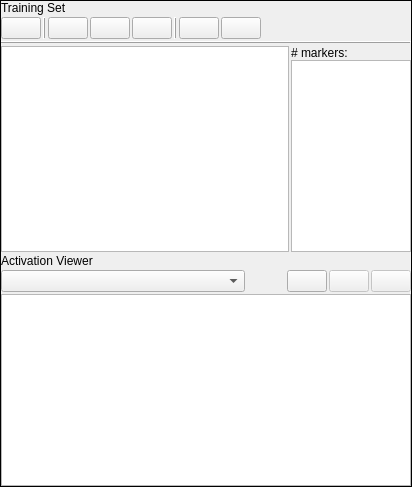
       <widget class="QFrame" name="RightFrame">
        <property name="sizePolicy">
         <sizepolicy hsizetype="Minimum" vsizetype="Preferred">
          <horstretch>0</horstretch>
          <verstretch>0</verstretch>
         </sizepolicy>
        </property>
        <property name="minimumSize">
         <size>
          <width>0</width>
          <height>0</height>
         </size>
        </property>
        <property name="frameShape">
         <enum>QFrame::Box</enum>
        </property>
        <layout class="QVBoxLayout" name="verticalLayout_4">
         <property name="spacing">
          <number>2</number>
         </property>
         <property name="sizeConstraint">
          <enum>QLayout::SetDefaultConstraint</enum>
         </property>
         <property name="leftMargin">
          <number>0</number>
         </property>
         <property name="topMargin">
          <number>0</number>
         </property>
         <property name="rightMargin">
          <number>0</number>
         </property>
         <property name="bottomMargin">
          <number>0</number>
         </property>
         <item>
          <widget class="QLabel" name="label">
           <property name="sizePolicy">
            <sizepolicy hsizetype="Minimum" vsizetype="Minimum">
             <horstretch>0</horstretch>
             <verstretch>0</verstretch>
            </sizepolicy>
           </property>
           <property name="text">
            <string>Training Set</string>
           </property>
          </widget>
         </item>
         <item>
          <layout class="QHBoxLayout" name="horizontalLayout_5">
           <property name="sizeConstraint">
            <enum>QLayout::SetDefaultConstraint</enum>
           </property>
           <item>
            <widget class="QPushButton" name="pbOpenTrainFolder">
             <property name="sizePolicy">
              <sizepolicy hsizetype="Fixed" vsizetype="Fixed">
               <horstretch>0</horstretch>
               <verstretch>0</verstretch>
              </sizepolicy>
             </property>
             <property name="toolTip">
              <string>&lt;html&gt;&lt;head/&gt;&lt;body&gt;&lt;p&gt;Load dir with training images.&lt;/p&gt;&lt;/body&gt;&lt;/html&gt;</string>
             </property>
             <property name="toolTipDuration">
              <number>10000</number>
             </property>
             <property name="text">
              <string/>
             </property>
             <property name="icon">
              <iconset resource="myicons.qrc">
               <normaloff>:/icons/open_folder.svg</normaloff>:/icons/open_folder.svg</iconset>
             </property>
            </widget>
           </item>
           <item>
            <widget class="QFrame" name="frame_5">
             <property name="frameShape">
              <enum>QFrame::VLine</enum>
             </property>
             <property name="frameShadow">
              <enum>QFrame::Raised</enum>
             </property>
            </widget>
           </item>
           <item>
            <widget class="QPushButton" name="pbOpenMarkers">
             <property name="toolTip">
              <string>Load Markers</string>
             </property>
             <property name="toolTipDuration">
              <number>10000</number>
             </property>
             <property name="text">
              <string/>
             </property>
             <property name="icon">
              <iconset resource="myicons.qrc">
               <normaloff>:/icons/draw.png</normaloff>:/icons/draw.png</iconset>
             </property>
            </widget>
           </item>
           <item>
            <widget class="QPushButton" name="pbSaveMarkers">
             <property name="toolTip">
              <string>&lt;html&gt;&lt;head/&gt;&lt;body&gt;&lt;p&gt;Save markers.&lt;/p&gt;&lt;/body&gt;&lt;/html&gt;</string>
             </property>
             <property name="toolTipDuration">
              <number>10000</number>
             </property>
             <property name="whatsThis">
              <string/>
             </property>
             <property name="text">
              <string/>
             </property>
             <property name="icon">
              <iconset resource="myicons.qrc">
               <normaloff>:/icons/save2.png</normaloff>:/icons/save2.png</iconset>
             </property>
            </widget>
           </item>
           <item>
            <widget class="QPushButton" name="pbRemoveDrawnMarkers">
             <property name="sizePolicy">
              <sizepolicy hsizetype="Fixed" vsizetype="Fixed">
               <horstretch>0</horstretch>
               <verstretch>0</verstretch>
              </sizepolicy>
             </property>
             <property name="minimumSize">
              <size>
               <width>16</width>
               <height>16</height>
              </size>
             </property>
             <property name="toolTip">
              <string>Remove all drawn markers</string>
             </property>
             <property name="toolTipDuration">
              <number>10000</number>
             </property>
             <property name="text">
              <string/>
             </property>
             <property name="icon">
              <iconset resource="myicons.qrc">
               <normaloff>:/icons/delete.png</normaloff>:/icons/delete.png</iconset>
             </property>
             <property name="iconSize">
              <size>
               <width>18</width>
               <height>18</height>
              </size>
             </property>
            </widget>
           </item>
           <item>
            <widget class="QFrame" name="frame_9">
             <property name="frameShape">
              <enum>QFrame::VLine</enum>
             </property>
             <property name="frameShadow">
              <enum>QFrame::Raised</enum>
             </property>
            </widget>
           </item>
           <item>
            <widget class="QPushButton" name="pbLoadGroundTruth">
             <property name="toolTip">
              <string>Load gold standard label</string>
             </property>
             <property name="toolTipDuration">
              <number>10000</number>
             </property>
             <property name="text">
              <string/>
             </property>
             <property name="icon">
              <iconset resource="myicons.qrc">
               <normaloff>:/icons/gold.png</normaloff>:/icons/gold.png</iconset>
             </property>
             <property name="iconSize">
              <size>
               <width>18</width>
               <height>18</height>
              </size>
             </property>
            </widget>
           </item>
           <item>
            <widget class="QPushButton" name="pbRemoveGroundTruth">
             <property name="toolTip">
              <string>Remove labels</string>
             </property>
             <property name="toolTipDuration">
              <number>10000</number>
             </property>
             <property name="text">
              <string/>
             </property>
             <property name="icon">
              <iconset resource="myicons.qrc">
               <normaloff>:/icons/delete.png</normaloff>:/icons/delete.png</iconset>
             </property>
             <property name="iconSize">
              <size>
               <width>18</width>
               <height>18</height>
              </size>
             </property>
            </widget>
           </item>
           <item>
            <spacer name="horizontalSpacer_5">
             <property name="orientation">
              <enum>Qt::Horizontal</enum>
             </property>
             <property name="sizeType">
              <enum>QSizePolicy::Minimum</enum>
             </property>
             <property name="sizeHint" stdset="0">
              <size>
               <width>150</width>
               <height>20</height>
              </size>
             </property>
            </spacer>
           </item>
          </layout>
         </item>
         <item>
          <widget class="QFrame" name="frame_7">
           <property name="frameShape">
            <enum>QFrame::HLine</enum>
           </property>
           <property name="frameShadow">
            <enum>QFrame::Raised</enum>
           </property>
          </widget>
         </item>
         <item>
          <layout class="QHBoxLayout" name="horizontalLayout_12">
           <item>
            <widget class="QListWidget" name="lwTrain">
             <property name="sizePolicy">
              <sizepolicy hsizetype="Minimum" vsizetype="Expanding">
               <horstretch>0</horstretch>
               <verstretch>0</verstretch>
              </sizepolicy>
             </property>
            </widget>
           </item>
           <item>
            <layout class="QVBoxLayout" name="verticalLayout_10">
             <property name="spacing">
              <number>0</number>
             </property>
             <item>
              <widget class="QLabel" name="lblNumMarkers">
               <property name="text">
                <string># markers:</string>
               </property>
               <property name="margin">
                <number>0</number>
               </property>
              </widget>
             </item>
             <item>
              <widget class="QListWidget" name="lwListOfMarkers">
               <property name="sizePolicy">
                <sizepolicy hsizetype="Fixed" vsizetype="Expanding">
                 <horstretch>0</horstretch>
                 <verstretch>0</verstretch>
                </sizepolicy>
               </property>
               <property name="maximumSize">
                <size>
                 <width>120</width>
                 <height>16777215</height>
                </size>
               </property>
              </widget>
             </item>
            </layout>
           </item>
          </layout>
         </item>
         <item>
          <widget class="QLabel" name="label_2">
           <property name="sizePolicy">
            <sizepolicy hsizetype="Minimum" vsizetype="Minimum">
             <horstretch>0</horstretch>
             <verstretch>0</verstretch>
            </sizepolicy>
           </property>
           <property name="text">
            <string>Activation Viewer</string>
           </property>
          </widget>
         </item>
         <item>
          <layout class="QHBoxLayout" name="horizontalLayout_10">
           <item>
            <widget class="QComboBox" name="cbLayer">
             <property name="sizePolicy">
              <sizepolicy hsizetype="Minimum" vsizetype="Fixed">
               <horstretch>0</horstretch>
               <verstretch>0</verstretch>
              </sizepolicy>
             </property>
             <property name="toolTip">
              <string>Select activation layer</string>
             </property>
             <property name="toolTipDuration">
              <number>10000</number>
             </property>
            </widget>
           </item>
           <item>
            <spacer name="horizontalSpacer">
             <property name="orientation">
              <enum>Qt::Horizontal</enum>
             </property>
             <property name="sizeType">
              <enum>QSizePolicy::Minimum</enum>
             </property>
             <property name="sizeHint" stdset="0">
              <size>
               <width>40</width>
               <height>20</height>
              </size>
             </property>
            </spacer>
           </item>
           <item>
            <widget class="QPushButton" name="pbInvertKernels">
             <property name="sizePolicy">
              <sizepolicy hsizetype="Fixed" vsizetype="Fixed">
               <horstretch>0</horstretch>
               <verstretch>0</verstretch>
              </sizepolicy>
             </property>
             <property name="text">
              <string/>
             </property>
             <property name="icon">
              <iconset resource="myicons.qrc">
               <normaloff>:/icons/turn.svg</normaloff>:/icons/turn.svg</iconset>
             </property>
            </widget>
           </item>
           <item>
            <widget class="QPushButton" name="pbProjectKernels">
             <property name="enabled">
              <bool>false</bool>
             </property>
             <property name="sizePolicy">
              <sizepolicy hsizetype="Fixed" vsizetype="Fixed">
               <horstretch>0</horstretch>
               <verstretch>0</verstretch>
              </sizepolicy>
             </property>
             <property name="toolTip">
              <string>Open Kernel Projection Module</string>
             </property>
             <property name="toolTipDuration">
              <number>10000</number>
             </property>
             <property name="text">
              <string/>
             </property>
             <property name="icon">
              <iconset resource="myicons.qrc">
               <normaloff>:/icons/scatter.png</normaloff>:/icons/scatter.png</iconset>
             </property>
            </widget>
           </item>
           <item>
            <widget class="QPushButton" name="pbSelectKernelsManual">
             <property name="enabled">
              <bool>false</bool>
             </property>
             <property name="sizePolicy">
              <sizepolicy hsizetype="Fixed" vsizetype="Fixed">
               <horstretch>0</horstretch>
               <verstretch>0</verstretch>
              </sizepolicy>
             </property>
             <property name="toolTip">
              <string>Select Kernels</string>
             </property>
             <property name="toolTipDuration">
              <number>10000</number>
             </property>
             <property name="text">
              <string/>
             </property>
             <property name="icon">
              <iconset resource="myicons.qrc">
               <normaloff>:/icons/select.png</normaloff>:/icons/select.png</iconset>
             </property>
            </widget>
           </item>
          </layout>
         </item>
         <item>
          <widget class="QListWidget" name="lwActivation">
           <property name="sizePolicy">
            <sizepolicy hsizetype="Minimum" vsizetype="Expanding">
             <horstretch>0</horstretch>
             <verstretch>0</verstretch>
            </sizepolicy>
           </property>
           <property name="mouseTracking">
            <bool>true</bool>
           </property>
           <property name="toolTip">
            <string>Load label directory</string>
           </property>
           <property name="toolTipDuration">
            <number>10000</number>
           </property>
           <property name="showDropIndicator" stdset="0">
            <bool>false</bool>
           </property>
           <property name="defaultDropAction">
            <enum>Qt::IgnoreAction</enum>
           </property>
          </widget>
         </item>
        </layout>
       </widget>
